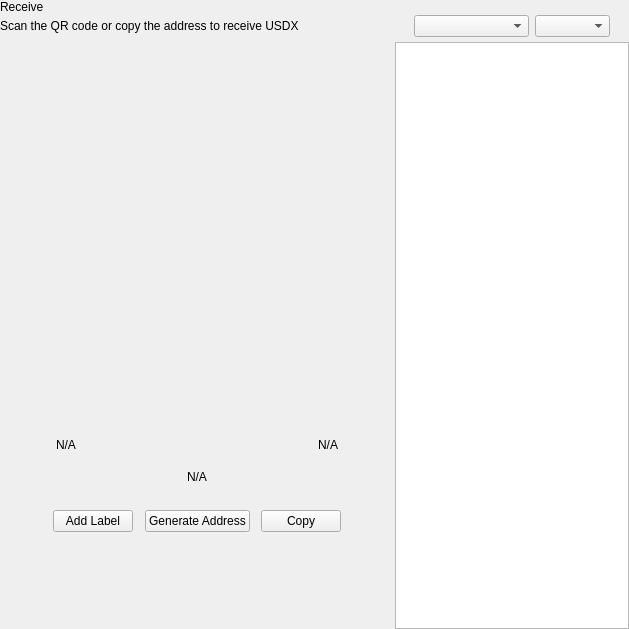
<?xml version="1.0" encoding="UTF-8"?>
<ui version="4.0">
 <class>ReceiveWidget</class>
 <widget class="QWidget" name="ReceiveWidget">
  <property name="geometry">
   <rect>
    <x>0</x>
    <y>0</y>
    <width>629</width>
    <height>629</height>
   </rect>
  </property>
  <property name="minimumSize">
   <size>
    <width>0</width>
    <height>0</height>
   </size>
  </property>
  <property name="windowTitle">
   <string>Form</string>
  </property>
  <layout class="QHBoxLayout" name="horizontalLayout_2" stretch="2,1">
   <property name="spacing">
    <number>0</number>
   </property>
   <property name="leftMargin">
    <number>0</number>
   </property>
   <property name="topMargin">
    <number>0</number>
   </property>
   <property name="rightMargin">
    <number>0</number>
   </property>
   <property name="bottomMargin">
    <number>0</number>
   </property>
   <item>
    <widget class="QWidget" name="left" native="true">
     <layout class="QVBoxLayout" name="verticalLayout_3">
      <property name="leftMargin">
       <number>0</number>
      </property>
      <property name="topMargin">
       <number>0</number>
      </property>
      <property name="rightMargin">
       <number>0</number>
      </property>
      <property name="bottomMargin">
       <number>0</number>
      </property>
      <item>
       <layout class="QVBoxLayout" name="verticalLayout_2">
        <property name="spacing">
         <number>0</number>
        </property>
        <property name="leftMargin">
         <number>0</number>
        </property>
        <item>
         <layout class="QHBoxLayout" name="horizontalLayout_3">
          <property name="spacing">
           <number>0</number>
          </property>
          <item>
           <layout class="QVBoxLayout" name="verticalLayout_4">
            <property name="spacing">
             <number>5</number>
            </property>
            <item>
             <widget class="QLabel" name="labelTitle">
              <property name="text">
               <string>Receive</string>
              </property>
             </widget>
            </item>
            <item alignment="Qt::AlignTop">
             <widget class="QLabel" name="labelSubtitle1">
              <property name="text">
               <string>Scan the QR code or copy the address to receive USDX</string>
              </property>
             </widget>
            </item>
           </layout>
          </item>
          <item>
           <spacer name="horizontalSpacer">
            <property name="orientation">
             <enum>Qt::Horizontal</enum>
            </property>
            <property name="sizeHint" stdset="0">
             <size>
              <width>40</width>
              <height>20</height>
             </size>
            </property>
           </spacer>
          </item>
         </layout>
        </item>
        <item>
         <spacer name="verticalSpacer_2">
          <property name="orientation">
           <enum>Qt::Vertical</enum>
          </property>
          <property name="sizeType">
           <enum>QSizePolicy::Expanding</enum>
          </property>
          <property name="sizeHint" stdset="0">
           <size>
            <width>20</width>
            <height>50</height>
           </size>
          </property>
         </spacer>
        </item>
        <item alignment="Qt::AlignHCenter">
         <widget class="QWidget" name="layoutQR" native="true">
          <property name="maximumSize">
           <size>
            <width>510</width>
            <height>16777215</height>
           </size>
          </property>
          <layout class="QVBoxLayout" name="verticalLayoutQr">
           <item>
            <spacer name="verticalSpacer11">
             <property name="orientation">
              <enum>Qt::Vertical</enum>
             </property>
             <property name="sizeType">
              <enum>QSizePolicy::Fixed</enum>
             </property>
             <property name="sizeHint" stdset="0">
              <size>
               <width>20</width>
               <height>20</height>
              </size>
             </property>
            </spacer>
           </item>
           <item alignment="Qt::AlignHCenter">
            <widget class="QLabel" name="labelQrImg">
             <property name="minimumSize">
              <size>
               <width>260</width>
               <height>260</height>
              </size>
             </property>
             <property name="maximumSize">
              <size>
               <width>260</width>
               <height>260</height>
              </size>
             </property>
             <property name="text">
              <string/>
             </property>
             <property name="alignment">
              <set>Qt::AlignCenter</set>
             </property>
            </widget>
           </item>
           <item>
            <spacer name="verticalSpacer_21">
             <property name="orientation">
              <enum>Qt::Vertical</enum>
             </property>
             <property name="sizeType">
              <enum>QSizePolicy::Fixed</enum>
             </property>
             <property name="sizeHint" stdset="0">
              <size>
               <width>20</width>
               <height>30</height>
              </size>
             </property>
            </spacer>
           </item>
           <item>
            <widget class="QWidget" name="widget" native="true">
             <property name="minimumSize">
              <size>
               <width>0</width>
               <height>0</height>
              </size>
             </property>
             <layout class="QHBoxLayout" name="horizontalLayout_5">
              <item>
               <widget class="QLabel" name="labelLabel">
                <property name="text">
                 <string notr="true">N/A</string>
                </property>
               </widget>
              </item>
              <item>
               <spacer name="horizontalSpacer_2">
                <property name="orientation">
                 <enum>Qt::Horizontal</enum>
                </property>
                <property name="sizeHint" stdset="0">
                 <size>
                  <width>141</width>
                  <height>20</height>
                 </size>
                </property>
               </spacer>
              </item>
              <item>
               <widget class="QLabel" name="labelDate">
                <property name="text">
                 <string notr="true">N/A</string>
                </property>
                <property name="alignment">
                 <set>Qt::AlignRight|Qt::AlignTrailing|Qt::AlignVCenter</set>
                </property>
               </widget>
              </item>
             </layout>
            </widget>
           </item>
           <item>
            <widget class="QLabel" name="labelAddress">
             <property name="sizePolicy">
              <sizepolicy hsizetype="Expanding" vsizetype="Preferred">
               <horstretch>0</horstretch>
               <verstretch>0</verstretch>
              </sizepolicy>
             </property>
             <property name="minimumSize">
              <size>
               <width>300</width>
               <height>0</height>
              </size>
             </property>
             <property name="text">
              <string notr="true">N/A</string>
             </property>
             <property name="alignment">
              <set>Qt::AlignCenter</set>
             </property>
            </widget>
           </item>
           <item>
            <spacer name="verticalSpacer_4">
             <property name="orientation">
              <enum>Qt::Vertical</enum>
             </property>
             <property name="sizeType">
              <enum>QSizePolicy::Fixed</enum>
             </property>
             <property name="sizeHint" stdset="0">
              <size>
               <width>20</width>
               <height>20</height>
              </size>
             </property>
            </spacer>
           </item>
           <item>
            <layout class="QHBoxLayout" name="horizontalLayout_4">
             <item alignment="Qt::AlignHCenter">
              <widget class="QPushButton" name="pushButtonLabel">
               <property name="focusPolicy">
                <enum>Qt::NoFocus</enum>
               </property>
               <property name="text">
                <string>Add Label</string>
               </property>
              </widget>
             </item>
             <item alignment="Qt::AlignHCenter">
              <widget class="QPushButton" name="pushButtonNewAddress">
               <property name="focusPolicy">
                <enum>Qt::NoFocus</enum>
               </property>
               <property name="text">
                <string>Generate Address</string>
               </property>
              </widget>
             </item>
             <item alignment="Qt::AlignHCenter">
              <widget class="QPushButton" name="pushButtonCopy">
               <property name="focusPolicy">
                <enum>Qt::NoFocus</enum>
               </property>
               <property name="text">
                <string>Copy</string>
               </property>
              </widget>
             </item>
            </layout>
           </item>
           <item>
            <spacer name="verticalSpacer_3">
             <property name="orientation">
              <enum>Qt::Vertical</enum>
             </property>
             <property name="sizeType">
              <enum>QSizePolicy::Expanding</enum>
             </property>
             <property name="sizeHint" stdset="0">
              <size>
               <width>20</width>
               <height>20</height>
              </size>
             </property>
            </spacer>
           </item>
          </layout>
         </widget>
        </item>
        <item>
         <spacer name="verticalSpacer">
          <property name="orientation">
           <enum>Qt::Vertical</enum>
          </property>
          <property name="sizeHint" stdset="0">
           <size>
            <width>20</width>
            <height>40</height>
           </size>
          </property>
         </spacer>
        </item>
       </layout>
      </item>
     </layout>
    </widget>
   </item>
   <item>
    <widget class="QWidget" name="right" native="true">
     <layout class="QVBoxLayout" name="verticalLayout_5">
      <property name="spacing">
       <number>0</number>
      </property>
      <property name="leftMargin">
       <number>1</number>
      </property>
      <property name="topMargin">
       <number>0</number>
      </property>
      <property name="rightMargin">
       <number>0</number>
      </property>
      <property name="bottomMargin">
       <number>0</number>
      </property>
      <item>
       <layout class="QVBoxLayout" name="container_right">
        <property name="spacing">
         <number>0</number>
        </property>
        <property name="leftMargin">
         <number>0</number>
        </property>
        <property name="rightMargin">
         <number>0</number>
        </property>
        <item>
         <layout class="QVBoxLayout" name="verticalLayout">
          <property name="spacing">
           <number>6</number>
          </property>
          <property name="leftMargin">
           <number>19</number>
          </property>
          <property name="rightMargin">
           <number>19</number>
          </property>
          <item>
           <widget class="OptionButton" name="btnRequest" native="true"/>
          </item>
          <item>
           <widget class="OptionButton" name="btnMyAddresses" native="true">
            <property name="sizePolicy">
             <sizepolicy hsizetype="Preferred" vsizetype="Minimum">
              <horstretch>0</horstretch>
              <verstretch>0</verstretch>
             </sizepolicy>
            </property>
           </widget>
          </item>
         </layout>
        </item>
        <item>
         <widget class="QWidget" name="sortWidget" native="true">
          <layout class="QHBoxLayout" name="horizontalLayout_6">
           <property name="leftMargin">
            <number>19</number>
           </property>
           <property name="rightMargin">
            <number>19</number>
           </property>
           <property name="bottomMargin">
            <number>5</number>
           </property>
           <item>
            <spacer name="horizontalSpacer_3">
             <property name="orientation">
              <enum>Qt::Horizontal</enum>
             </property>
             <property name="sizeHint" stdset="0">
              <size>
               <width>40</width>
               <height>20</height>
              </size>
             </property>
            </spacer>
           </item>
           <item>
            <widget class="QComboBox" name="comboBoxSort">
             <property name="sizePolicy">
              <sizepolicy hsizetype="Preferred" vsizetype="Fixed">
               <horstretch>0</horstretch>
               <verstretch>0</verstretch>
              </sizepolicy>
             </property>
             <property name="minimumSize">
              <size>
               <width>115</width>
               <height>0</height>
              </size>
             </property>
            </widget>
           </item>
           <item>
            <widget class="QComboBox" name="comboBoxSortOrder">
             <property name="sizePolicy">
              <sizepolicy hsizetype="Preferred" vsizetype="Fixed">
               <horstretch>0</horstretch>
               <verstretch>0</verstretch>
              </sizepolicy>
             </property>
             <property name="minimumSize">
              <size>
               <width>75</width>
               <height>0</height>
              </size>
             </property>
            </widget>
           </item>
          </layout>
         </widget>
        </item>
        <item>
         <widget class="QListView" name="listViewAddress"/>
        </item>
       </layout>
      </item>
     </layout>
    </widget>
   </item>
  </layout>
 </widget>
 <customwidgets>
  <customwidget>
   <class>OptionButton</class>
   <extends>QWidget</extends>
   <header>qt/pivx/optionbutton.h</header>
   <container>1</container>
  </customwidget>
 </customwidgets>
 <resources/>
 <connections/>
</ui>
